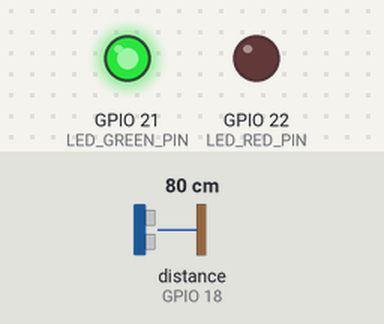
A sketch run on a simulated ESP32. On the bench: output pins drawn as LEDs (lit = HIGH). Wiring (inferred from the names in the program): ultrasonic range finder: trigger GPIO 5; echo GPIO 18. Inputs (shaded band) come from the test bench; at power-on: distance to the obstacle (sensor on GPIO 18) 80 cm. The echo pulse lasts 58.3 µs per cm; WiFi joins after 1.5 s; servers stay silent unless stated; no MQTT or app messages arrive unless stated; pins used as bus, display or sensor lines are not drawn; what the sketch prints to the serial monitor is not drawn.

Above: at 2.7 s.
2.8 s: distance to the obstacle (sensor on GPIO 18) set to 12 cm
4.7 s: distance to the obstacle (sensor on GPIO 18) set to 9 cm
At 6.7 s:
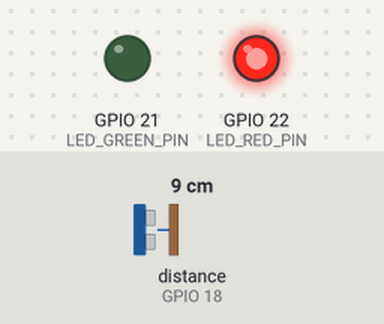
7.0 s: distance to the obstacle (sensor on GPIO 18) set to 18 cm
At 8.4 s:
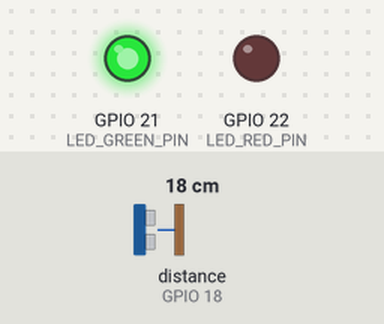
9.0 s: distance to the obstacle (sensor on GPIO 18) set to 2 cm
At 10.0 s:
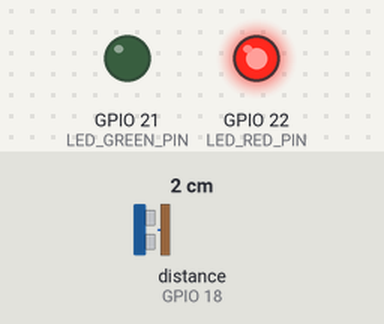
Timing chart, 0 to 12.0 s (numbered marks = the images above; inputs shaded):
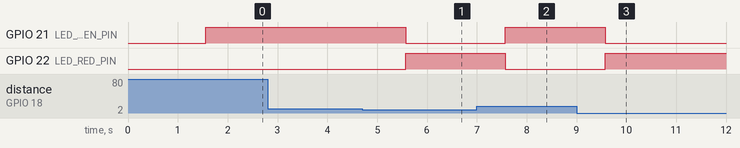

The sketch:

ParkinGpt.ino
```cpp
#include <WiFi.h>
#include <PubSubClient.h>

// Pines en el ESP32
const int TRIG_PIN       = 5;   // D5
const int ECHO_PIN       = 18;  // D18
const int LED_RED_PIN    = 22;  // D22
const int LED_GREEN_PIN  = 21;  // D21

// Credenciales WiFi y broker MQTT
const char* WIFI_SSID     = "Casa Pareja Pedrero";
const char* WIFI_PASS     = "Gratis12345";
const char* MQTT_SERVER   = "192.168.1.23";

// Tópicos MQTT de ejemplo
const char* SENSOR_TOPIC   = "grupo_1/canal_sensor";
const char* ACTUATOR_TOPIC = "grupo_1/canal_actuador";

WiFiClient espClient;
PubSubClient mqttClient(espClient);

bool remoteControl = false;

void mqttCallback(char* topic, byte* payload, unsigned int length) {
  String msg;
  for (unsigned int i = 0; i < length; i++) {
    msg += (char)payload[i];
  }

  msg.trim();
  if (msg.equalsIgnoreCase("ON")) {
    digitalWrite(LED_RED_PIN, HIGH);
    digitalWrite(LED_GREEN_PIN, LOW);
    remoteControl = true;
  } else if (msg.equalsIgnoreCase("OFF")) {
    digitalWrite(LED_RED_PIN, LOW);
    digitalWrite(LED_GREEN_PIN, HIGH);
    remoteControl = true;
  } else if (msg.equalsIgnoreCase("AUTO")) {
    remoteControl = false;
  }
}

void connectWiFi() {
  WiFi.begin(WIFI_SSID, WIFI_PASS);
  while (WiFi.status() != WL_CONNECTED) {
    delay(500);
    Serial.print(".");
  }
  Serial.println();
  Serial.println("WiFi conectado");
}

void connectMQTT() {
  while (!mqttClient.connected()) {
    Serial.print("Conectando a broker MQTT...");
    if (mqttClient.connect("ParkinGpt")) {
      Serial.println("conectado");
      mqttClient.subscribe(ACTUATOR_TOPIC);
    } else {
      Serial.print(" fallo, rc=");
      Serial.print(mqttClient.state());
      Serial.println(" reintentando en 2s");
      delay(2000);
    }
  }
}

void setup() {
  pinMode(TRIG_PIN, OUTPUT);
  pinMode(ECHO_PIN, INPUT);
  pinMode(LED_RED_PIN, OUTPUT);
  pinMode(LED_GREEN_PIN, OUTPUT);

  digitalWrite(LED_RED_PIN, LOW);
  digitalWrite(LED_GREEN_PIN, LOW);

  Serial.begin(9600);
  Serial.println("HC-SR04 + LEDs inicializado");

  connectWiFi();
  mqttClient.setServer(MQTT_SERVER, 1883);
  mqttClient.setCallback(mqttCallback);
  connectMQTT();
}

void loop() {
  if (!mqttClient.connected()) {
    connectMQTT();
  }
  mqttClient.loop();

  // Generar pulso de trigger
  digitalWrite(TRIG_PIN, LOW);
  delayMicroseconds(2);
  digitalWrite(TRIG_PIN, HIGH);
  delayMicroseconds(10);
  digitalWrite(TRIG_PIN, LOW);

  // Leer eco
  long duration = pulseIn(ECHO_PIN, HIGH);

  // Calcular distancia
  float distance = duration * 0.034f / 2.0f;

  Serial.printf("Distancia: %.2f cm\n", distance);

  char payload[64];
  snprintf(payload, sizeof(payload), "{\"id_sensor\": 1, \"valor\": %.2f}", distance);
  mqttClient.publish(SENSOR_TOPIC, payload);

  if (!remoteControl) {
    if (distance > 0 && distance <= 10.0f) {
      digitalWrite(LED_RED_PIN, HIGH);
      digitalWrite(LED_GREEN_PIN, LOW);
    } else {
      digitalWrite(LED_RED_PIN, LOW);
      digitalWrite(LED_GREEN_PIN, HIGH);
    }
  }

  delay(1000);
}
```

Measured:
- the behaviour switches between 11 and 10 cm on distance to the obstacle (sensor on GPIO 18) (found by bisection; images 0 and 1)
- after the input at 2.8 s, every drawn part: stays the same
- after the input at 4.7 s, GPIO 21 (LED_GREEN_PIN): HIGH → LOW after 0.87 s; GPIO 22 (LED_RED_PIN): LOW → HIGH after 0.87 s
- after the input at 7.0 s, GPIO 21 (LED_GREEN_PIN): LOW → HIGH after 0.58 s; GPIO 22 (LED_RED_PIN): HIGH → LOW after 0.58 s
- after the input at 9.0 s, GPIO 21 (LED_GREEN_PIN): HIGH → LOW after 0.58 s; GPIO 22 (LED_RED_PIN): LOW → HIGH after 0.58 s
